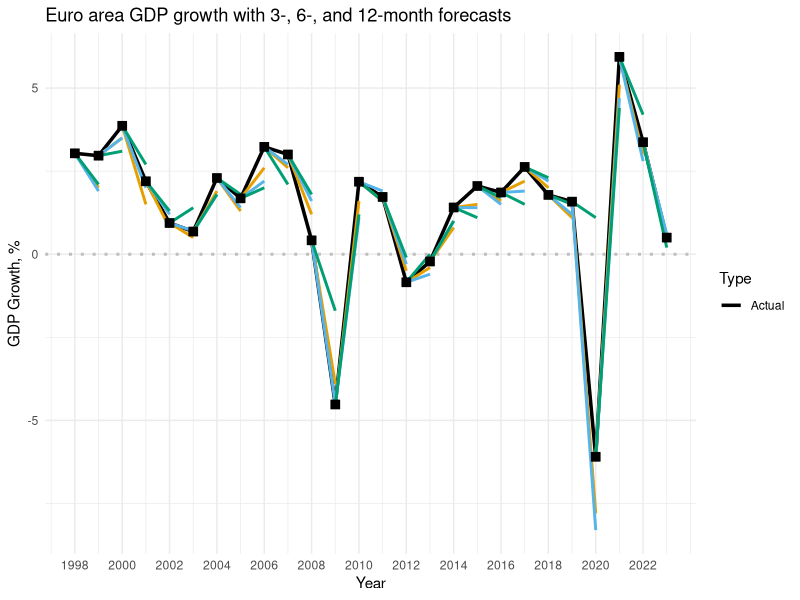
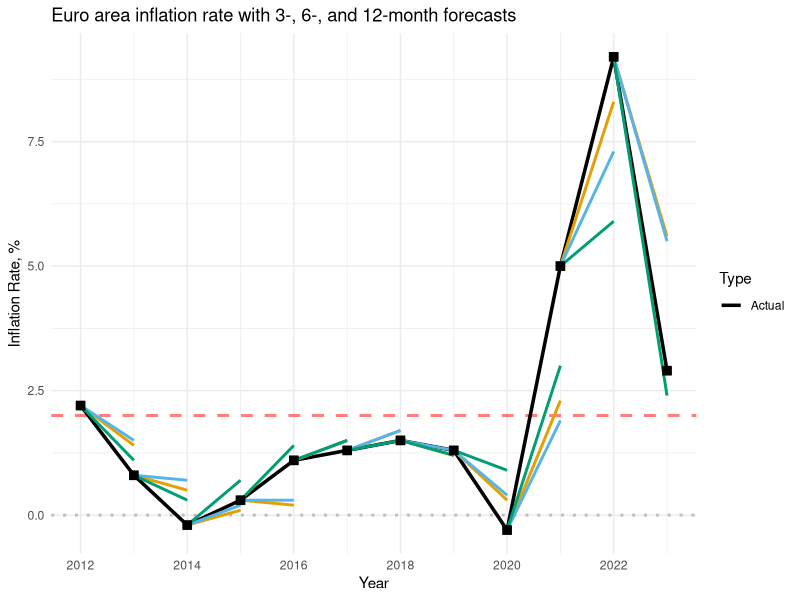

The R script that drew these images, in order:
## ---- chunk 1
library(ggplot2)
library(dplyr)
library(tidyr)
library(readxl)

# Read inflation and GDP data into a data frame
HICP <- read_excel("data/HICP euro area.xlsx")
GDP <- read_excel("data/GDP euro area.xlsx")
## ---- chunk 2
# GDP graph

# Create a new data frame for the forecast 'legs'
forecast_data <- GDP %>%
  select(Year, real_gdp_growth, fc_03_months, fc_06_months, fc_12_months) %>%
  mutate(Prev_Year_GDP = lag(real_gdp_growth)) %>%
  filter(!is.na(fc_06_months))


# Reshape forecast_data from wide to long format
forecast_data_long <- forecast_data %>%
  select(Year, fc_03_months, fc_06_months, fc_12_months) %>%
  pivot_longer(cols = starts_with("fc_"), names_to = "Forecast_Period", values_to = "Value") %>%
  mutate(Type = "Forecast",
         Forecast_Period = case_when(
           Forecast_Period == "fc_03_months" ~ "3 month",
           Forecast_Period == "fc_06_months" ~ "6 month",
           Forecast_Period == "fc_12_months" ~ "12 month"
         )) %>%
  filter(!is.na(Value))  # Remove NA values

# Combine actual GDP data and forecast data
plot_data <- rbind(
  GDP %>% select(Year, Value = real_gdp_growth) %>% mutate(Type = "Actual"),
  forecast_data_long %>% select(Year, Value, Type)
)

# Limit the years to start from 1998 when first prediction data is available
plot_data <- plot_data %>% filter(Year >= 1998)

p <- ggplot() +
  # Add dotted line to demarcate zero
  geom_hline(yintercept = 0, linetype = "dotted", color = "gray", size = 1) +
  # Plot actual GDP values with thick black line
  geom_line(data = plot_data %>% filter(Type == "Actual"), aes(x = Year, y = Value, group = Type, color = Type), size = 1.2) +
  # Plot forecasted values with thinner transparent red line
  geom_segment(data=forecast_data, aes(x=Year-1, y=Prev_Year_GDP, xend=Year, yend=fc_03_months), color = "#E69F00", size = 1) +
   geom_segment(data=forecast_data, aes(x=Year-1, y=Prev_Year_GDP, xend=Year, yend=fc_06_months), color = "#56B4E9", size = 1) +
     geom_segment(data=forecast_data, aes(x=Year-1, y=Prev_Year_GDP, xend=Year, yend=fc_12_months), color = "#009E73", size = 1) +
  # Add squares to actual GDP data points for improved visibility
  geom_point(data = plot_data %>% filter(Type == "Actual"), aes(x = Year, y = Value, color = Type), shape = 22, size = 3, fill = "black", show.legend = FALSE) +
  # Other plot components
  theme_minimal() +
  labs(title = "Euro area GDP growth with 3-, 6-, and 12-month forecasts", x = "Year", y = "GDP Growth, %") +
  scale_color_manual(values = c("Actual" = "black", "3 month" = "#E69F00", "6 month" = "#56B4E9", "12 month" = "#009E73")) +
  scale_x_continuous(breaks = seq(min(plot_data$Year), max(plot_data$Year), by = 2))

# Print the plot
print(p)
## ---- chunk 3
# Inflation graph

# Create a new data frame for the inflation forecast 'legs'
forecast2_data <- HICP %>%
  select(Year, Inflation, fc_03_months, fc_06_months, fc_12_months) %>%
  mutate(Prev_Year_Inflation = lag(Inflation)) %>%
  filter(!is.na(fc_06_months))

# Reshape from wide to long format
forecast2_data_long <- forecast2_data %>%
  select(Year, fc_03_months, fc_06_months, fc_12_months) %>%
  pivot_longer(cols = starts_with("fc_"), names_to = "Forecast_Period", values_to = "Value") %>%
  mutate(Type = "Forecast",
         Forecast_Period = case_when(
           Forecast_Period == "fc_03_months" ~ "3 month",
           Forecast_Period == "fc_06_months" ~ "6 month",
           Forecast_Period == "fc_12_months" ~ "12 month"
         )) %>%
  filter(!is.na(Value))  # Remove NA values

# Combine actual Inflation data and forecast data
plot2_data <- rbind(
  HICP %>% select(Year, Value = Inflation) %>% mutate(Type = "Actual"),
  forecast2_data_long %>% select(Year, Value, Type)
)

# Limit the years to start from 2013 when first prediction data is available
plot2_data <- plot2_data %>% filter(Year >= 2012)

p2 <- ggplot() +
  # Add dotted line to demarcate zero
  geom_hline(yintercept = 0, linetype = "dotted", color = "gray", size = 1) +
  # Add dashed line to demarcate target inflation rate of 2%
  geom_hline(yintercept = 2, linetype = "dashed", color = "red", size = 1, alpha = 0.5) +
  # Plot actual Inflation values with thick black line
  geom_line(data = plot2_data %>% filter(Type == "Actual"), aes(x = Year, y = Value, group = Type, color = Type), size = 1.2) +
  # Plot forecasted values with thinner transparent lines in different colors
  geom_segment(data=forecast2_data, aes(x=Year-1, y=Prev_Year_Inflation, xend=Year, yend=fc_03_months), color = "#E69F00", size = 1) +
  geom_segment(data=forecast2_data, aes(x=Year-1, y=Prev_Year_Inflation, xend=Year, yend=fc_06_months), color = "#56B4E9", size = 1) +
  geom_segment(data=forecast2_data, aes(x=Year-1, y=Prev_Year_Inflation, xend=Year, yend=fc_12_months), color = "#009E73", size = 1) +
  # Add squares to actual Inflation data points for improved visibility
  geom_point(data = plot2_data %>% filter(Type == "Actual"), aes(x = Year, y = Value, color = Type), shape = 22, size = 3, fill = "black", show.legend = FALSE) +
  # Other plot components
  theme_minimal() +
  labs(title = "Euro area inflation rate with 3-, 6-, and 12-month forecasts", x = "Year", y = "Inflation Rate, %") +
  scale_color_manual(values = c("Actual" = "black", "3 month" = "#E69F00", "6 month" = "#56B4E9", "12 month" = "#009E73")) +
  scale_x_continuous(breaks = seq(min(plot2_data$Year), max(plot2_data$Year), by = 2))

# Print the plot
print(p2)
